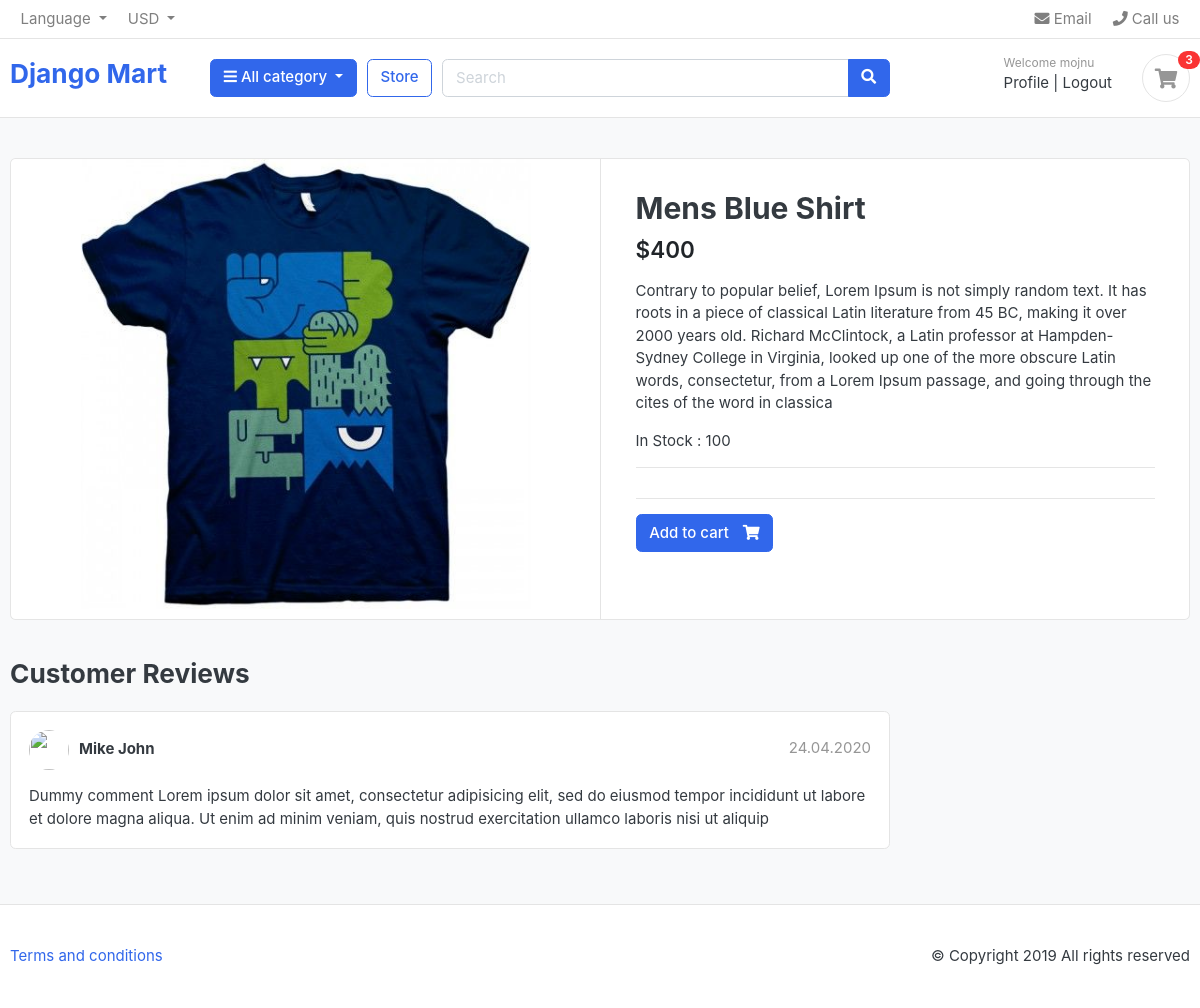
The page /store/category/shirt/mens-blue-shirt (signed in) on the database as committed earlier.
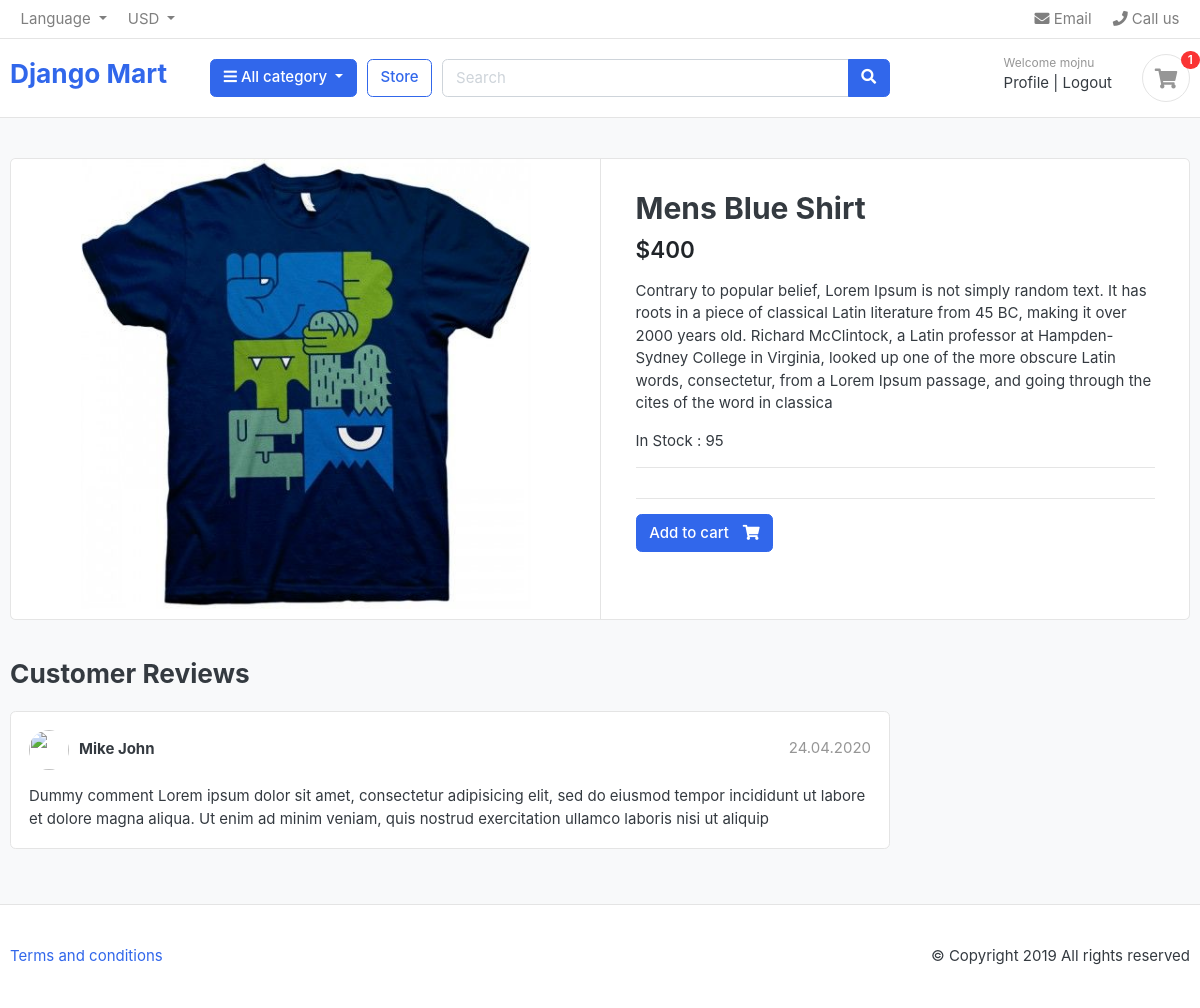
The same page on the database as committed later.
### store/models.py (models this page shows, shortened)
class Product(models.Model):
    product_name = models.CharField(max_length=200, unique=True)
    slug = models.SlugField(max_length=200, unique=True)
    description = models.TextField(max_length=500, blank=True)
    price = models.IntegerField()
    image = models.ImageField(upload_to='photos/products')
    stock = models.IntegerField()
    is_available = models.BooleanField(default=True)
    category = models.ForeignKey(Category, on_delete=models.CASCADE)
    created_date = models.DateTimeField(auto_now_add=True)
    modified_date = models.DateTimeField(auto_now=True)

### store/views.py (the view)
# urls.py: path('category/<slug:category_slug>/<slug:product_slug>', views.product_detail, name='product_detail'),
def product_detail(request, category_slug, product_slug):
    product = Product.objects.get(slug=product_slug, category__slug=category_slug)
    cart_items_count = CartItem.objects.filter(user=request.user).count()
    context = {"product": product, 'cart_items_count': cart_items_count}
    return render(request, "store/product-detail.html", context)

### store/templates/store/product-detail.html (shortened to what this page needs)
{% extends 'base.html' %}
{% block body %}
<section class="section-content padding-y bg">
<div class="container">
<div class="card">
	<div class="row no-gutters">
		<aside class="col-md-6">
<article class="gallery-wrap">
	<div class="img-big-wrap">
	   <a href="#"><img src="{{product.image.url}}"></a>
	</div>
</article>
		</aside>
		<main class="col-md-6 border-left">
<article class="content-body">
<h2 class="title">{{product.product_name}}</h2>
<div class="mb-3">
	<var class="price h4">${{product.price}}</var>
</div>
<p>{{product.description}}</p>
<p>In Stock : {{product.stock}}</p>
<hr>
	<hr>
	<form method="post">
		<a href="{% url 'add_cart' product.id %}" class="btn  btn-primary"> <span class="text">Add to cart</span> <i class="fas fa-shopping-cart"></i> </a>
	</form>
</article>
		</main>
	</div>
</div>
<br>
<div class="row">
			<div class="col-md-9">
	<header class="section-heading">
		<h3>Customer Reviews </h3>
	</header>
	<article class="box mb-3">
		<div class="icontext w-100">
			<img src="" class="img-xs icon rounded-circle">
			<div class="text">
				<span class="date text-muted float-md-right">24.04.2020 </span>
				<h6 class="mb-1">Mike John </h6>
			</div>
		</div>
		<div class="mt-3">
			<p>
				Dummy comment Lorem ipsum dolor sit amet, consectetur adipisicing elit, sed do eiusmod
				tempor incididunt ut labore et dolore magna aliqua. Ut enim ad minim veniam,
				quis nostrud exercitation ullamco laboris nisi ut aliquip
			</p>
		</div>
	</article>
	</div>
</div>
</div>
</section>
{% endblock %}

### templates/base.html (shortened to what this page needs)
<!DOCTYPE html>
{% load static %}
<html lang="en">
  <head>
    <link href="{% static 'css/bootstrap.css' %}" rel="stylesheet" type="text/css" />
    <link
      href="{% static 'fonts/fontawesome/css/all.min.css' %}"
      type="text/css"
      rel="stylesheet"
    />
    <link href="{% static 'css/ui.css' %}" rel="stylesheet" type="text/css" />
    <link
      href="{% static 'css/responsive.css' %}"
      rel="stylesheet"
      media="only screen and (max-width: 1200px)"
    />
  </head>
<body>
  <header class="section-header">
    <nav class="navbar p-md-0 navbar-expand-sm navbar-light border-bottom">
    <div class="container">
      <div class="collapse navbar-collapse" id="navbarTop4">
        <ul class="navbar-nav mr-auto">
          <li class="nav-item dropdown">
           <a href="#" class="nav-link dropdown-toggle" data-toggle="dropdown">   Language </a>
        </li>
        <li class="nav-item dropdown">
          <a href="#" class="nav-link dropdown-toggle" data-toggle="dropdown"> USD </a>
        </li>
        </ul>
        <ul class="navbar-nav">
        <li><a href="#" class="nav-link"> <i class="fa fa-envelope"></i> Email </a></li>
        <li><a href="#" class="nav-link"> <i class="fa fa-phone"></i> Call us </a></li>
      </ul>
      </div>
    </div>
    </nav>
    <section class="header-main border-bottom">
      <div class="container">
    <div class="row align-items-center">
      <div class="col-lg-2 col-md-3 col-6">
        <a href="{% url 'home' %}" class="brand-wrap">
          <h3>Django Mart</h3>
        </a>
      </div>
      <div class="col-lg col-sm col-md col-6 flex-grow-0">
        <div class="category-wrap dropdown d-inline-block float-right">
          <button type="button" class="btn btn-primary dropdown-toggle" data-toggle="dropdown">
            <i class="fa fa-bars"></i> All category
          </button>
        </div>
      </div>
      <a href="{% url 'store' %}" class="btn btn-outline-primary">Store</a>
      <div class="col-lg  col-md-6 col-sm-12 col">
        <form action="#" class="search">
          <div class="input-group w-100">
              <input type="text" class="form-control" style="width:60%;" placeholder="Search">
              <div class="input-group-append">
                <button class="btn btn-primary" type="submit">
                  <i class="fa fa-search"></i>
                </button>
              </div>
            </div>
        </form>
      </div>
      <div class="col-lg-3 col-sm-6 col-8 order-2 order-lg-3">
            <div class="d-flex justify-content-end mb-3 mb-lg-0">
              <div class="widget-header">
                {% if request.user.is_authenticated %}
                <small class="title text-muted">Welcome {{request.user}}</small>
                <div>
                  <a href="{% url 'profile' %}">Profile</a> <span class="dark-transp"> | </span>
                  <a href="{% url 'logout' %}"> Logout</a>
                </div>
                {% else %}
                <small class="title text-muted">Welcome guest!</small>
                <div>
                  <a href="{% url 'login' %}">Sign in</a> <span class="dark-transp"> | </span>
                  <a href="{% url 'register' %}"> Register</a>
                </div>
                {% endif %}
              </div>
              <a href="{% url 'cart' %}" class="widget-header pl-3 ml-3">
                <div class="icon icon-sm rounded-circle border"><i class="fa fa-shopping-cart"></i></div>
                <span class="badge badge-pill badge-danger notify">{{cart_items_count}}</span>
              </a>
            </div>
          </div>
    </div>
      </div>
    </section>
    </header>
      {% block body %}
      {% endblock %}
    {% include 'footer.html' %}
</body>
</html>

Rows that differ between the two databases and show on the page:
changed Product "Mens Blue Shirt": stock "100" → "95"
Other text that changed with them:
{{ cart_items_count }}: "3" → "1"
